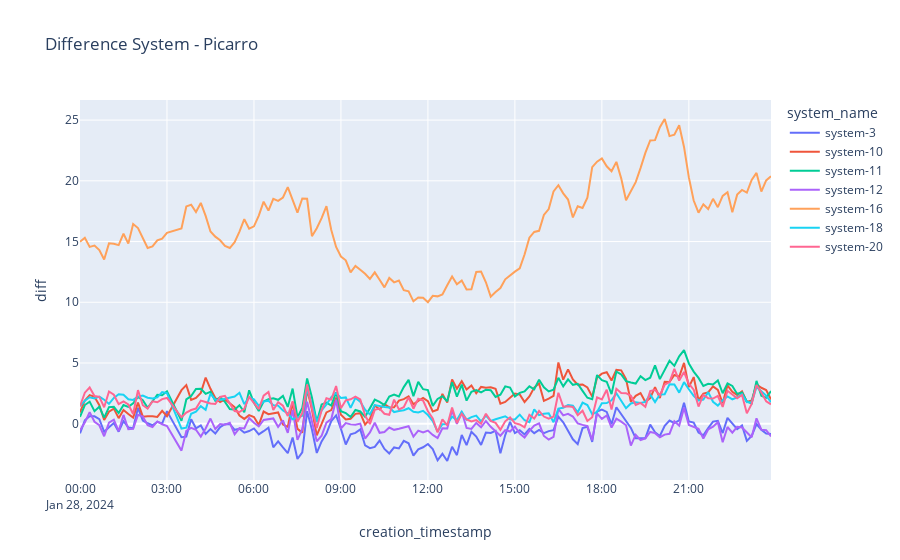
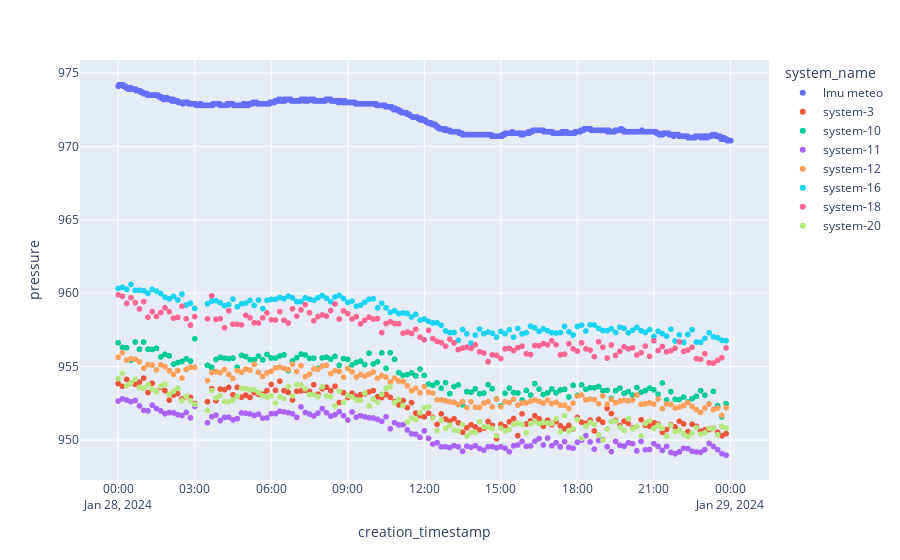
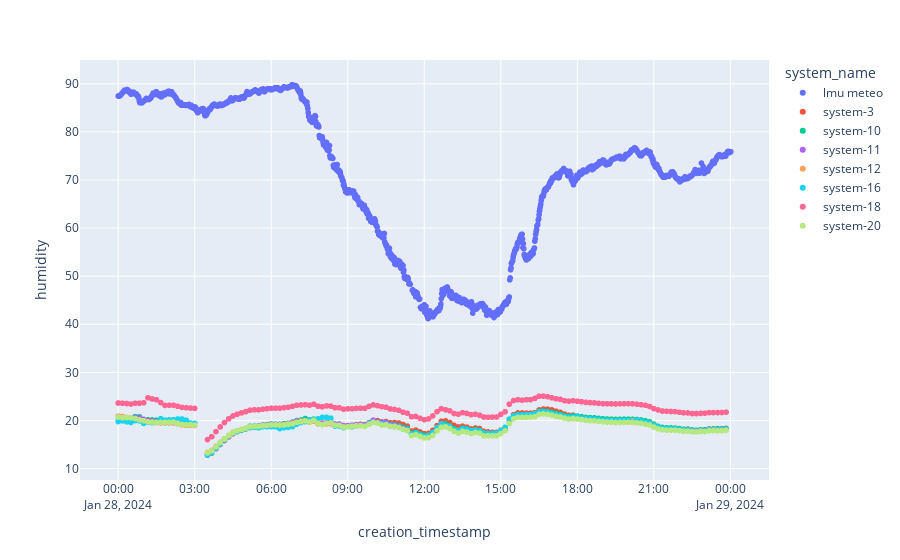

The notebook cell these images were saved under, in order:
### Code cell
start_date = datetime(2024, 1, 28, 0, 0, 0).replace(tzinfo=timezone.utc)
end_date = datetime(2024, 1, 28, 23, 59, 59).replace(tzinfo=timezone.utc)

system_ids = [3,10,11,12,16,18,20]

df_lmu = get_lmu_data(start_time="2024-01-28T00-00-00", end_time= "2024-01-28T23-59-59")
plot_diff_all_systems(start_date, end_date, system_ids, df_lmu)

### Figure 1 — Plotly figure (JSON) as saved in the notebook; plotly's stock layout.template omitted (floating-point values rounded to 4 significant figures; data arrays with more than 128 entries replaced by an {"elided": "..."} marker saying what was removed)
{"data": [{"hovertemplate": "system_name=system-3<br>creation_timestamp=%{x}<br>diff=%{y}<extra></extra>", "legendgroup": "system-3", "line": {"color": "#636efa", "dash": "solid"}, "marker": {"symbol": "circle"}, "mode": "lines", "name": "system-3", "orientation": "v", "showlegend": true, "type": "scatter", "x": {"elided": "142 str values"}, "xaxis": "x", "y": {"elided": "142 float values"}, "yaxis": "y"}, {"hovertemplate": "system_name=system-10<br>creation_timestamp=%{x}<br>diff=%{y}<extra></extra>", "legendgroup": "system-10", "line": {"color": "#EF553B", "dash": "solid"}, "marker": {"symbol": "circle"}, "mode": "lines", "name": "system-10", "orientation": "v", "showlegend": true, "type": "scatter", "x": {"elided": "142 str values"}, "xaxis": "x", "y": {"elided": "142 float values"}, "yaxis": "y"}, {"hovertemplate": "system_name=system-11<br>creation_timestamp=%{x}<br>diff=%{y}<extra></extra>", "legendgroup": "system-11", "line": {"color": "#00cc96", "dash": "solid"}, "marker": {"symbol": "circle"}, "mode": "lines", "name": "system-11", "orientation": "v", "showlegend": true, "type": "scatter", "x": {"elided": "142 str values"}, "xaxis": "x", "y": {"elided": "142 float values"}, "yaxis": "y"}, {"hovertemplate": "system_name=system-12<br>creation_timestamp=%{x}<br>diff=%{y}<extra></extra>", "legendgroup": "system-12", "line": {"color": "#ab63fa", "dash": "solid"}, "marker": {"symbol": "circle"}, "mode": "lines", "name": "system-12", "orientation": "v", "showlegend": true, "type": "scatter", "x": {"elided": "142 str values"}, "xaxis": "x", "y": {"elided": "142 float values"}, "yaxis": "y"}, {"hovertemplate": "system_name=system-16<br>creation_timestamp=%{x}<br>diff=%{y}<extra></extra>", "legendgroup": "system-16", "line": {"color": "#FFA15A", "dash": "solid"}, "marker": {"symbol": "circle"}, "mode": "lines", "name": "system-16", "orientation": "v", "showlegend": true, "type": "scatter", "x": {"elided": "142 str values"}, "xaxis": "x", "y": {"elided": "142 float values"}, "yaxis": "y"}, {"hovertemplate": "system_name=system-18<br>creation_timestamp=%{x}<br>diff=%{y}<extra></extra>", "legendgroup": "system-18", "line": {"color": "#19d3f3", "dash": "solid"}, "marker": {"symbol": "circle"}, "mode": "lines", "name": "system-18", "orientation": "v", "showlegend": true, "type": "scatter", "x": {"elided": "142 str values"}, "xaxis": "x", "y": {"elided": "142 float values"}, "yaxis": "y"}, {"hovertemplate": "system_name=system-20<br>creation_timestamp=%{x}<br>diff=%{y}<extra></extra>", "legendgroup": "system-20", "line": {"color": "#FF6692", "dash": "solid"}, "marker": {"symbol": "circle"}, "mode": "lines", "name": "system-20", "orientation": "v", "showlegend": true, "type": "scatter", "x": {"elided": "142 str values"}, "xaxis": "x", "y": {"elided": "142 float values"}, "yaxis": "y"}], "layout": {"legend": {"title": {"text": "system_name"}, "tracegroupgap": 0}, "title": {"text": "Difference System - Picarro"}, "xaxis": {"anchor": "y", "domain": [0, 1], "title": {"text": "creation_timestamp"}}, "yaxis": {"anchor": "x", "domain": [0, 1], "title": {"text": "diff"}}}}

### Figure 2 — Plotly figure (JSON) as saved in the notebook; plotly's stock layout.template omitted (floating-point values rounded to 4 significant figures; data arrays with more than 128 entries replaced by an {"elided": "..."} marker saying what was removed)
{"data": [{"hovertemplate": "system_name=lmu meteo<br>creation_timestamp=%{x}<br>pressure=%{y}<extra></extra>", "legendgroup": "lmu meteo", "marker": {"color": "#636efa", "symbol": "circle"}, "mode": "markers", "name": "lmu meteo", "showlegend": true, "type": "scattergl", "x": {"elided": "1409 str values"}, "xaxis": "x", "y": {"elided": "1409 float values"}, "yaxis": "y"}, {"hovertemplate": "system_name=system-3<br>creation_timestamp=%{x}<br>pressure=%{y}<extra></extra>", "legendgroup": "system-3", "marker": {"color": "#EF553B", "symbol": "circle"}, "mode": "markers", "name": "system-3", "showlegend": true, "type": "scattergl", "x": {"elided": "142 str values"}, "xaxis": "x", "y": {"elided": "142 float values"}, "yaxis": "y"}, {"hovertemplate": "system_name=system-10<br>creation_timestamp=%{x}<br>pressure=%{y}<extra></extra>", "legendgroup": "system-10", "marker": {"color": "#00cc96", "symbol": "circle"}, "mode": "markers", "name": "system-10", "showlegend": true, "type": "scattergl", "x": {"elided": "142 str values"}, "xaxis": "x", "y": {"elided": "142 float values"}, "yaxis": "y"}, {"hovertemplate": "system_name=system-11<br>creation_timestamp=%{x}<br>pressure=%{y}<extra></extra>", "legendgroup": "system-11", "marker": {"color": "#ab63fa", "symbol": "circle"}, "mode": "markers", "name": "system-11", "showlegend": true, "type": "scattergl", "x": {"elided": "142 str values"}, "xaxis": "x", "y": {"elided": "142 float values"}, "yaxis": "y"}, {"hovertemplate": "system_name=system-12<br>creation_timestamp=%{x}<br>pressure=%{y}<extra></extra>", "legendgroup": "system-12", "marker": {"color": "#FFA15A", "symbol": "circle"}, "mode": "markers", "name": "system-12", "showlegend": true, "type": "scattergl", "x": {"elided": "142 str values"}, "xaxis": "x", "y": {"elided": "142 float values"}, "yaxis": "y"}, {"hovertemplate": "system_name=system-16<br>creation_timestamp=%{x}<br>pressure=%{y}<extra></extra>", "legendgroup": "system-16", "marker": {"color": "#19d3f3", "symbol": "circle"}, "mode": "markers", "name": "system-16", "showlegend": true, "type": "scattergl", "x": {"elided": "142 str values"}, "xaxis": "x", "y": {"elided": "142 float values"}, "yaxis": "y"}, {"hovertemplate": "system_name=system-18<br>creation_timestamp=%{x}<br>pressure=%{y}<extra></extra>", "legendgroup": "system-18", "marker": {"color": "#FF6692", "symbol": "circle"}, "mode": "markers", "name": "system-18", "showlegend": true, "type": "scattergl", "x": {"elided": "142 str values"}, "xaxis": "x", "y": {"elided": "142 float values"}, "yaxis": "y"}, {"hovertemplate": "system_name=system-20<br>creation_timestamp=%{x}<br>pressure=%{y}<extra></extra>", "legendgroup": "system-20", "marker": {"color": "#B6E880", "symbol": "circle"}, "mode": "markers", "name": "system-20", "showlegend": true, "type": "scattergl", "x": {"elided": "142 str values"}, "xaxis": "x", "y": {"elided": "142 float values"}, "yaxis": "y"}], "layout": {"legend": {"title": {"text": "system_name"}, "tracegroupgap": 0}, "margin": {"t": 60}, "xaxis": {"anchor": "y", "domain": [0, 1], "title": {"text": "creation_timestamp"}}, "yaxis": {"anchor": "x", "domain": [0, 1], "title": {"text": "pressure"}}}}

### Figure 3 — Plotly figure (JSON) as saved in the notebook; plotly's stock layout.template omitted (floating-point values rounded to 4 significant figures; data arrays with more than 128 entries replaced by an {"elided": "..."} marker saying what was removed)
{"data": [{"hovertemplate": "system_name=lmu meteo<br>creation_timestamp=%{x}<br>humidity=%{y}<extra></extra>", "legendgroup": "lmu meteo", "marker": {"color": "#636efa", "symbol": "circle"}, "mode": "markers", "name": "lmu meteo", "showlegend": true, "type": "scattergl", "x": {"elided": "1409 str values"}, "xaxis": "x", "y": {"elided": "1409 float values"}, "yaxis": "y"}, {"hovertemplate": "system_name=system-3<br>creation_timestamp=%{x}<br>humidity=%{y}<extra></extra>", "legendgroup": "system-3", "marker": {"color": "#EF553B", "symbol": "circle"}, "mode": "markers", "name": "system-3", "showlegend": true, "type": "scattergl", "x": {"elided": "142 str values"}, "xaxis": "x", "y": {"elided": "142 float values"}, "yaxis": "y"}, {"hovertemplate": "system_name=system-10<br>creation_timestamp=%{x}<br>humidity=%{y}<extra></extra>", "legendgroup": "system-10", "marker": {"color": "#00cc96", "symbol": "circle"}, "mode": "markers", "name": "system-10", "showlegend": true, "type": "scattergl", "x": {"elided": "142 str values"}, "xaxis": "x", "y": {"elided": "142 float values"}, "yaxis": "y"}, {"hovertemplate": "system_name=system-11<br>creation_timestamp=%{x}<br>humidity=%{y}<extra></extra>", "legendgroup": "system-11", "marker": {"color": "#ab63fa", "symbol": "circle"}, "mode": "markers", "name": "system-11", "showlegend": true, "type": "scattergl", "x": {"elided": "142 str values"}, "xaxis": "x", "y": {"elided": "142 float values"}, "yaxis": "y"}, {"hovertemplate": "system_name=system-12<br>creation_timestamp=%{x}<br>humidity=%{y}<extra></extra>", "legendgroup": "system-12", "marker": {"color": "#FFA15A", "symbol": "circle"}, "mode": "markers", "name": "system-12", "showlegend": true, "type": "scattergl", "x": {"elided": "142 str values"}, "xaxis": "x", "y": {"elided": "142 float values"}, "yaxis": "y"}, {"hovertemplate": "system_name=system-16<br>creation_timestamp=%{x}<br>humidity=%{y}<extra></extra>", "legendgroup": "system-16", "marker": {"color": "#19d3f3", "symbol": "circle"}, "mode": "markers", "name": "system-16", "showlegend": true, "type": "scattergl", "x": {"elided": "142 str values"}, "xaxis": "x", "y": {"elided": "142 float values"}, "yaxis": "y"}, {"hovertemplate": "system_name=system-18<br>creation_timestamp=%{x}<br>humidity=%{y}<extra></extra>", "legendgroup": "system-18", "marker": {"color": "#FF6692", "symbol": "circle"}, "mode": "markers", "name": "system-18", "showlegend": true, "type": "scattergl", "x": {"elided": "142 str values"}, "xaxis": "x", "y": {"elided": "142 float values"}, "yaxis": "y"}, {"hovertemplate": "system_name=system-20<br>creation_timestamp=%{x}<br>humidity=%{y}<extra></extra>", "legendgroup": "system-20", "marker": {"color": "#B6E880", "symbol": "circle"}, "mode": "markers", "name": "system-20", "showlegend": true, "type": "scattergl", "x": {"elided": "142 str values"}, "xaxis": "x", "y": {"elided": "142 float values"}, "yaxis": "y"}], "layout": {"legend": {"title": {"text": "system_name"}, "tracegroupgap": 0}, "margin": {"t": 60}, "xaxis": {"anchor": "y", "domain": [0, 1], "title": {"text": "creation_timestamp"}}, "yaxis": {"anchor": "x", "domain": [0, 1], "title": {"text": "humidity"}}}}
